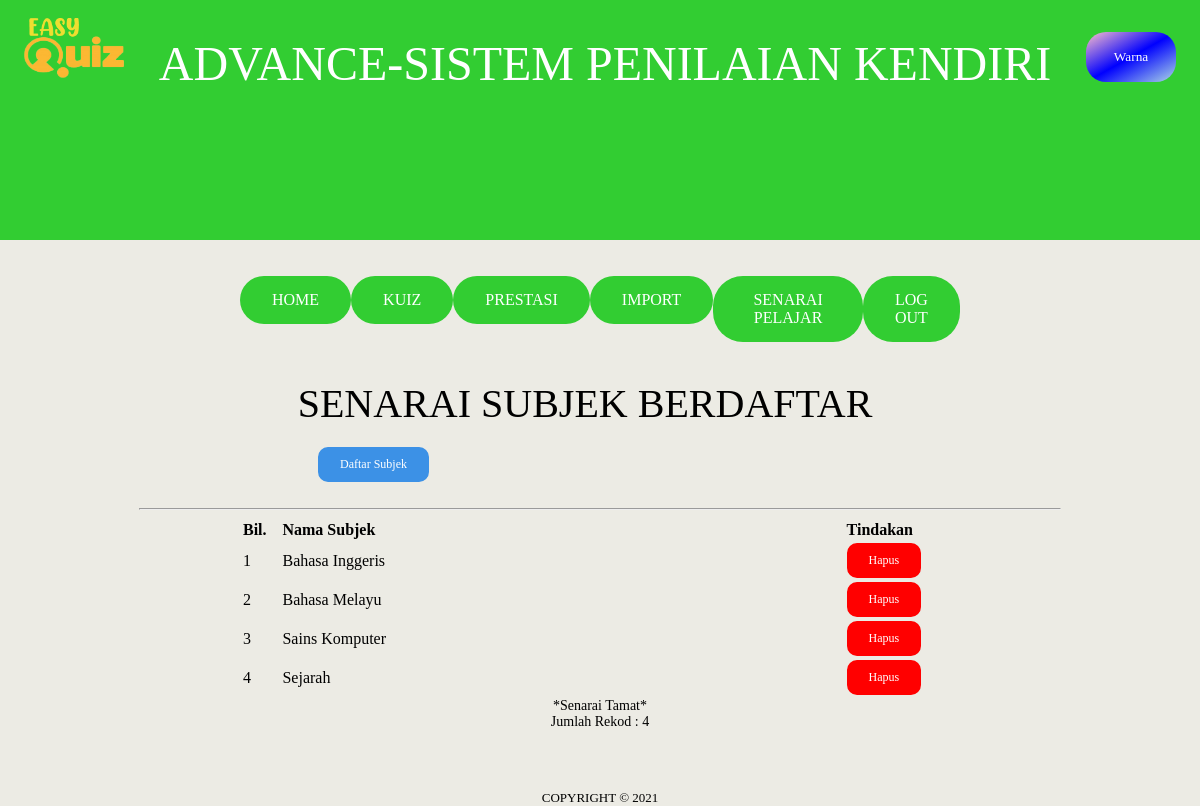
The app's page /subjek_senarai.php (signed in) with its own data.
### tables this page shows
CREATE TABLE `subjek` (
  `idsubjek` int(11) NOT NULL,
  `subjek` varchar(30) NOT NULL
);

### subjek_senarai.php (the view, shortened to what this page needs)
<?php
include 'header.php';
?>
<!DOCTYPE html>
<html lang="en" dir="ltr">
<head>
  <?php include 'menu.php'; ?>
</head>
<body>
  <center>
    <p id="p1">SENARAI SUBJEK BERDAFTAR
    <div>
      <a href="subjek_daftar.php">
        <button id="button1">Daftar Subjek </button>
      </a>
    </div>
    </p>
  </center>
  <br>
  <main>
    <table width="60%" border="0" align="center" style="font-size:16px;font-family:DIN Next LT Pro Light;">
      <tr>
        <td width="5%"><b> Bil. </b></td>
        <td width="75%"><b> Nama Subjek </b></td>
        <td width="15%"><b> Tindakan </b></td>
      </tr>
      <hr>
      <?php
      $no = 1;
      $data1 = mysqli_query($hubung, "SELECT * FROM subjek
         ORDER BY subjek ASC");
      while ($info1 = mysqli_fetch_array($data1)) {
      ?>
        <tr>
          <td><?php echo $no; ?></td>
          <td><?php echo $info1['subjek']; ?></td>
          <td>
            <a href="hapus_subjek.php?idsubjek=<?php echo $info1['idsubjek']; ?>" onclick="return confirm ('Awas!!!, Topik, Soalan dan jawapan akan dihapuskan. Anda Pasti?')">
              <button id="delete"> Hapus </button>
            </a>
          </td>
        </tr>
      <?php $no++;
      } ?>
    </table>
  </main>
  <center>
    <font style="font-size:14px">
      *Senarai Tamat*
      <br>Jumlah Rekod : <?php echo $no - 1; ?></br>
    </font>
  </center>
  <center style="margin-top:60px;">
    <?php include 'footer.php'; ?>
</body>
</html>

### menu.php (style rules this page uses)
div { background-color: #ECEBE4; justify-content: space-between; display: flex; width: 60%; }

### subjek_senarai.php (style rules this page uses)
body { background-color: #ECEBE4; }
p { font-family: "DIN Next LT Pro Light"; font-size: 25px; margin: 0; padding-right: 30px; }
#p1 { font-family: "Feather Bold"; font-size: 40px; margin-top: 20px; margin-bottom: 20px; }
#button1 { background-color: #3C91E6; border: none; color: white; padding: 8px 20px; text-align: center; font-family: "Feather Bold"; display: inline-block; font-size: 12px; border-radius: 10px; border: 2px solid #3C91E6; margin: 0; box-shadow: none; margin-left: 78px; }
#delete { background-color: red; border: none; color: white; padding: 8px 20px; text-align: center; font-family: "Feather Bold"; display: inline-block; font-size: 12px; border-radius: 10px; border: 2px solid red; margin: 0; }
b { font-family: "DIN Next LT Pro Bold"; }
hr { width: 920px; }

### records on screen
subjek: subjek "Bahasa Inggeris"
subjek: subjek "Bahasa Melayu"
subjek: subjek "Sains Komputer"
subjek: subjek "Sejarah"

### other values on screen
$nama_sistem "ADVANCE-SISTEM PENILAIAN KENDIRI"
$no - 1 "4"
